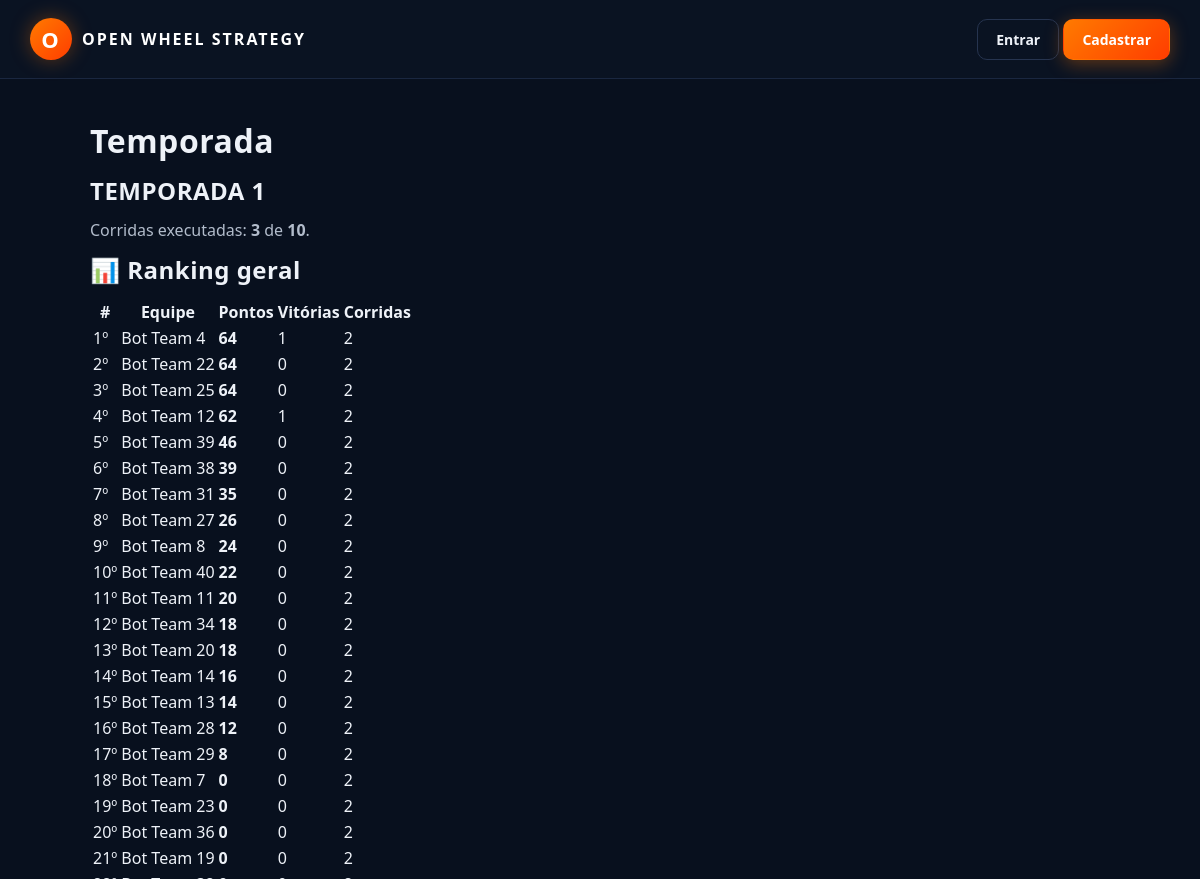
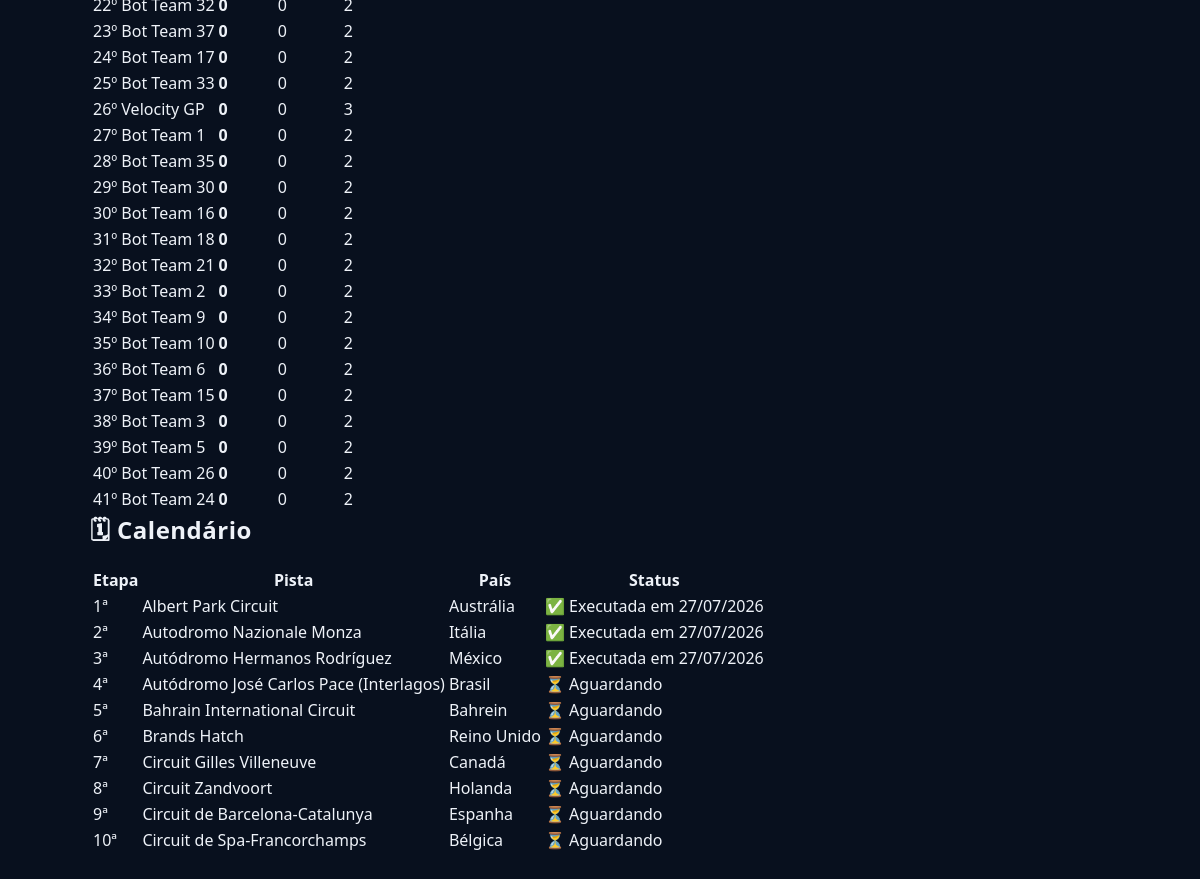
The app's page /temporada with its own data (2 pictures, top to bottom).
### models_temporada.py (models this page shows, shortened)
class Temporada(db.Model):
    __tablename__ = "temporadas"
    id = db.Column(db.Integer, primary_key=True)
    nome = db.Column(db.String(120), nullable=False)
    ativa = db.Column(db.Boolean, default=False, nullable=False)
    data_criacao = db.Column(db.DateTime, default=datetime.utcnow)
    corridas_agendadas = db.relationship(
        "CorridaAgendada", backref="temporada",
        cascade="all, delete-orphan",
        order_by="CorridaAgendada.ordem",
    )
    @classmethod
    def ativa_atual(cls):
        try:
            return cls.query.filter_by(ativa=True).first()
        except (OperationalError, ProgrammingError, NoSuchTableError):
            return None
    def total_corridas(self):
        return len(self.corridas_agendadas)
    def corridas_executadas(self):
        return sum(1 for c in self.corridas_agendadas if c.executada)

class CorridaAgendada(db.Model):
    __tablename__ = "corridas_agendadas"
    id = db.Column(db.Integer, primary_key=True)
    temporada_id = db.Column(db.Integer, db.ForeignKey("temporadas.id"), nullable=False)
    pista_real_id = db.Column(db.Integer, nullable=False)
    pista_nome = db.Column(db.String(120))
    ordem = db.Column(db.Integer, nullable=False)
    executada = db.Column(db.Boolean, default=False, nullable=False)
    data_execucao = db.Column(db.DateTime)
    resultado_json = db.Column(db.Text, default="[]")
    def resultados(self):
        try:
            return json.loads(self.resultado_json or "[]")
        except (json.JSONDecodeError, TypeError):
            return []

### rotas/temporada.py (the view)
    @app.route("/temporada")
    def temporada_view():
        temporada = Temporada.ativa_atual()
        if not temporada:
            return render_template("temporada.html", temporada=None, ranking=[], pistas_por_id={})
        ranking = ranking_temporada(temporada)
        pistas_por_id = {p["id"]: p for p in listar_pistas_reais()}
        return render_template("temporada.html", temporada=temporada, ranking=ranking, pistas_por_id=pistas_por_id)

### app.py (called while the page is built)
def _registrar_contexto(app):
    @app.context_processor
    def injetar_globais():
        usuario_id = session.get("usuario_id")
        usuario = Usuario.query.get(usuario_id) if usuario_id else None
        return {
            "usuario_logado": usuario,
            "categorias_fornecedor": FORNECEDORES_CONFIG,
            "temporada_ativa": Temporada.ativa_atual(),
        }

### pistas_reais_db.py (called while the page is built)
def obter_conexao():
    conexao = sqlite3.connect(CAMINHO_BANCO)
    conexao.row_factory = sqlite3.Row
    return conexao

def listar_pistas_reais():
    conexao = obter_conexao()
    linhas = conexao.execute("SELECT * FROM pistas_reais ORDER BY nome").fetchall()
    conexao.close()
    return [dict(linha) for linha in linhas]

### rotas/temporada.py (called while the page is built)
def registrar(app):
    @app.route("/pistas-reais")
    def pistas_reais_view():
        criar_banco_pistas_reais()
        pistas = listar_pistas_reais()
        return render_template("pistas_reais.html", pistas=pistas)
    @app.route("/temporada")
    def temporada_view():
        temporada = Temporada.ativa_atual()
        if not temporada:
            return render_template("temporada.html", temporada=None, ranking=[], pistas_por_id={})
        ranking = ranking_temporada(temporada)
        pistas_por_id = {p["id"]: p for p in listar_pistas_reais()}
        return render_template("temporada.html", temporada=temporada, ranking=ranking, pistas_por_id=pistas_por_id)

### templates/temporada.html
{% extends "base.html" %}
{% block content %}
<h1 class="h3 mb-4">Temporada</h1>
{% if not temporada %}
    <div class="alert alert-info">
        Nenhuma temporada ativa no momento. Peça pro admin criar uma em
        <code>/admin/temporadas</code>.
    </div>
{% else %}
    <div class="card mb-4">
        <div class="card-body">
            <h2 class="h4">{{ temporada.nome }}</h2>
            <p>
                Corridas executadas: <strong>{{ temporada.corridas_executadas() }}</strong>
                de <strong>{{ temporada.total_corridas() }}</strong>.
            </p>
        </div>
    </div>
    <h2 class="h5">📊 Ranking geral</h2>
    <table class="table table-sm">
        <thead>
            <tr>
                <th>#</th><th>Equipe</th>
                <th>Pontos</th><th>Vitórias</th><th>Corridas</th>
            </tr>
        </thead>
        <tbody>
            {% for r in ranking %}
            <tr>
                <td>{{ loop.index }}º</td>
                <td>{{ r.equipe_nome }}</td>
                <td><strong>{{ r.pontos_total }}</strong></td>
                <td>{{ r.vitorias }}</td>
                <td>{{ r.corridas }}</td>
            </tr>
            {% else %}
            <tr><td colspan="5" class="text-muted">Nenhuma corrida executada ainda.</td></tr>
            {% endfor %}
        </tbody>
    </table>
    <h2 class="h5 mt-4">🗓 Calendário</h2>
    <table class="table table-sm">
        <thead>
            <tr>
                <th>Etapa</th><th>Pista</th><th>País</th><th>Status</th>
            </tr>
        </thead>
        <tbody>
            {% for corrida in temporada.corridas_agendadas %}
            {% set pista = pistas_por_id.get(corrida.pista_real_id) %}
            <tr class="{% if corrida.executada %}text-muted{% endif %}">
                <td>{{ corrida.ordem }}ª</td>
                <td>{{ corrida.pista_nome or (pista.nome if pista else '?') }}</td>
                <td>{{ pista.pais if pista else '-' }}</td>
                <td>
                    {% if corrida.executada %}
                        ✅ Executada
                        {% if corrida.data_execucao %}
                            em {{ corrida.data_execucao.strftime('%d/%m/%Y') }}
                        {% endif %}
                    {% else %}
                        ⏳ Aguardando
                    {% endif %}
                </td>
            </tr>
            {% else %}
            <tr><td colspan="4" class="text-muted">Nenhuma corrida no calendário.</td></tr>
            {% endfor %}
        </tbody>
    </table>
{% endif %}
{% endblock %}

### static/css/variaveis.css (style rules this page uses)
:root { --font-family: 'Segoe UI', 'Inter', Tahoma, sans-serif; --font-mono: 'Courier New', Courier, monospace; --bg-body: #08101e; --bg-sidebar: #0b1524; --bg-topbar: #0a1322; --bg-surface: #101c30; --bg-card-start: #0f1a2d; --bg-card-end: #0b1524; --bg-hover: #0f1c30; --text-white: #ffffff; --text-main: #eef2f8; --text-muted: #b2bccb; --text-label: #7a8aa3; --text-dark: #5a6a83; --color-primary: #ff7a00; --color-primary-dark: #ff3d00; --color-primary-light: #ff8a3d; --color-primary-faded: rgba(255, 122, 0, 0.15); --color-primary-border: rgba(255, 122, 0, 0.35); --color-danger: #b93030; --color-danger-light: #ffb0b0; --color-danger-bg: rgba(255, 70, 70, 0.1); --color-danger-border: rgba(255, 70, 70, 0.4); --color-success: #2ecc71; --color-success-light: #8fe2a0; --color-success-bg: rgba(46, 125, 50, 0.12); --color-success-border: rgba(46, 125, 50, 0.4); --color-warning: #f1c40f; --color-warning-bg: rgba(241, 196, 15, 0.1); --color-warning-border: rgba(241, 196, 15, 0.4); --color-info: #3498db; --color-info-bg: rgba(52, 152, 219, 0.1); --color-info-border: rgba(52, 152, 219, 0.4); --border-light: #26344f; --border-main: #1e2c47; --border-dark: #1a2740; --shadow-card: 0 4px 22px rgba(0, 0, 0, 0.35); --shadow-btn-primary: 0 4px 18px rgba(255, 120, 0, 0.35); --shadow-logo: 0 0 20px rgba(255, 120, 0, 0.35); --spacing-sm: 8px; --spacing-md: 16px; --spacing-lg: 24px; --spacing-xl: 32px; --radius-sm: 4px; --radius-md: 10px; --radius-lg: 16px; --radius-xl: 20px; }

### static/css/base.css (style rules this page uses)
* { box-sizing: border-box; }
html, body { margin: 0; padding: 0; font-family: var(--font-family); background: var(--bg-body); color: var(--text-main); min-height: 100vh; }
h1, h2, h3, h4 { margin: 0 0 12px 0; letter-spacing: 0.5px; }
p { margin: 0 0 12px 0; color: var(--text-muted); }

### records on screen
Temporada: nome "TEMPORADA 1"
CorridaAgendada: corridas_executadas "3", ordem "1", pista_nome "Albert Park Circuit", pais "Austrália", data_execucao "27/07/2026"
CorridaAgendada: ordem "2", pista_nome "Autodromo Nazionale Monza", pais "Itália", data_execucao "27/07/2026"
CorridaAgendada: ordem "3", pista_nome "Autódromo Hermanos Rodríguez", pais "México", data_execucao "27/07/2026"
CorridaAgendada: ordem "4", pista_nome "Autódromo José Carlos Pace (Interlagos)", pais "Brasil", shows "⏳ Aguardando"
CorridaAgendada: ordem "5", pista_nome "Bahrain International Circuit", pais "Bahrein", shows "⏳ Aguardando"
CorridaAgendada: ordem "6", pista_nome "Brands Hatch", pais "Reino Unido", shows "⏳ Aguardando"
CorridaAgendada: ordem "7", pista_nome "Circuit Gilles Villeneuve", pais "Canadá", shows "⏳ Aguardando"
CorridaAgendada: ordem "8", pista_nome "Circuit Zandvoort", pais "Holanda", shows "⏳ Aguardando"
CorridaAgendada: ordem "9", pista_nome "Circuit de Barcelona-Catalunya", pais "Espanha", shows "⏳ Aguardando"
CorridaAgendada: ordem "10", pista_nome "Circuit de Spa-Francorchamps", pais "Bélgica", shows "⏳ Aguardando"

### other values on screen
{{ temporada.total_corridas() }} "10"
{{ r.equipe_nome }} "Bot Team 4" "Bot Team 22" "Bot Team 25" "Bot Team 12" "Bot Team 39" "Bot Team 38" "Bot Team 31" "Bot Team 27" "Bot Team 8" "Bot Team 40" "Bot Team 11" "Bot Team 34" "Bot Team 20" "Bot Team 14" "Bot Team 13" "Bot Team 28" "Bot Team 29" "Bot Team 7" "Bot Team 23" "Bot Team 36" "Bot Team 19" "Bot Team 32" "Bot Team 37" "Bot Team 17" "Bot Team 33" "Velocity GP" "Bot Team 1" "Bot Team 35" "Bot Team 30" "Bot Team 16" "Bot Team 18" "Bot Team 21" "Bot Team 2" "Bot Team 9" "Bot Team 10" "Bot Team 6" "Bot Team 15" "Bot Team 3" "Bot Team 5" "Bot Team 26" "Bot Team 24"
{{ r.pontos_total }} "64" "64" "64" "62" "46" "39" "35" "26" "24" "22" "20" "18" "18" "16" "14" "12" "8" "0" "0" "0" "0" "0" "0" "0" "0" "0" "0" "0" "0" "0" "0" "0" "0" "0" "0" "0" "0" "0" "0" "0" "0"
{{ r.vitorias }} "1" "0" "0" "1" "0" "0" "0" "0" "0" "0" "0" "0" "0" "0" "0" "0" "0" "0" "0" "0" "0" "0" "0" "0" "0" "0" "0" "0" "0" "0" "0" "0" "0" "0" "0" "0" "0" "0" "0" "0" "0"
{{ r.corridas }} "2" "2" "2" "2" "2" "2" "2" "2" "2" "2" "2" "2" "2" "2" "2" "2" "2" "2" "2" "2" "2" "2" "2" "2" "2" "3" "2" "2" "2" "2" "2" "2" "2" "2" "2" "2" "2" "2" "2" "2" "2"
